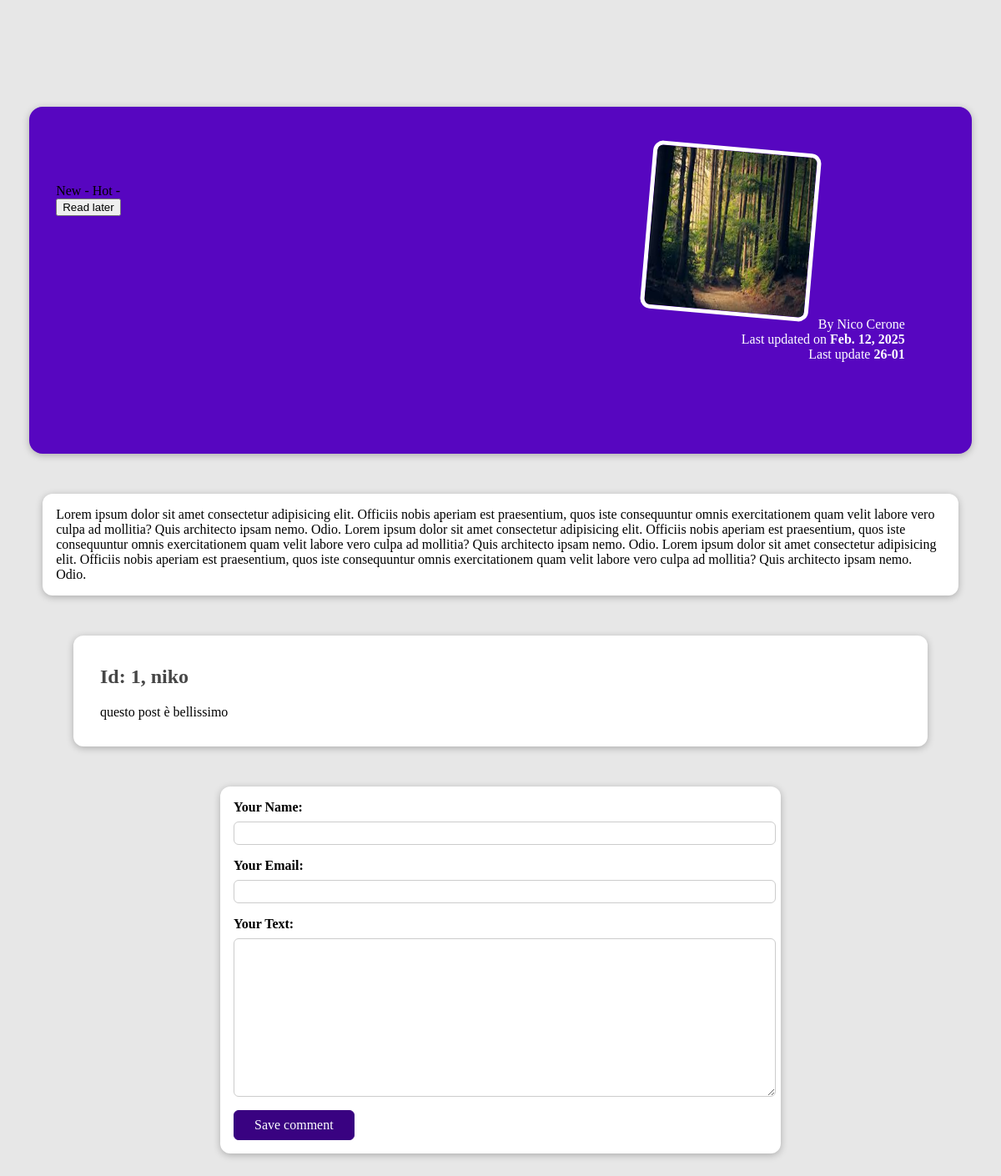
The app's page /posts/woods-woo, older data.
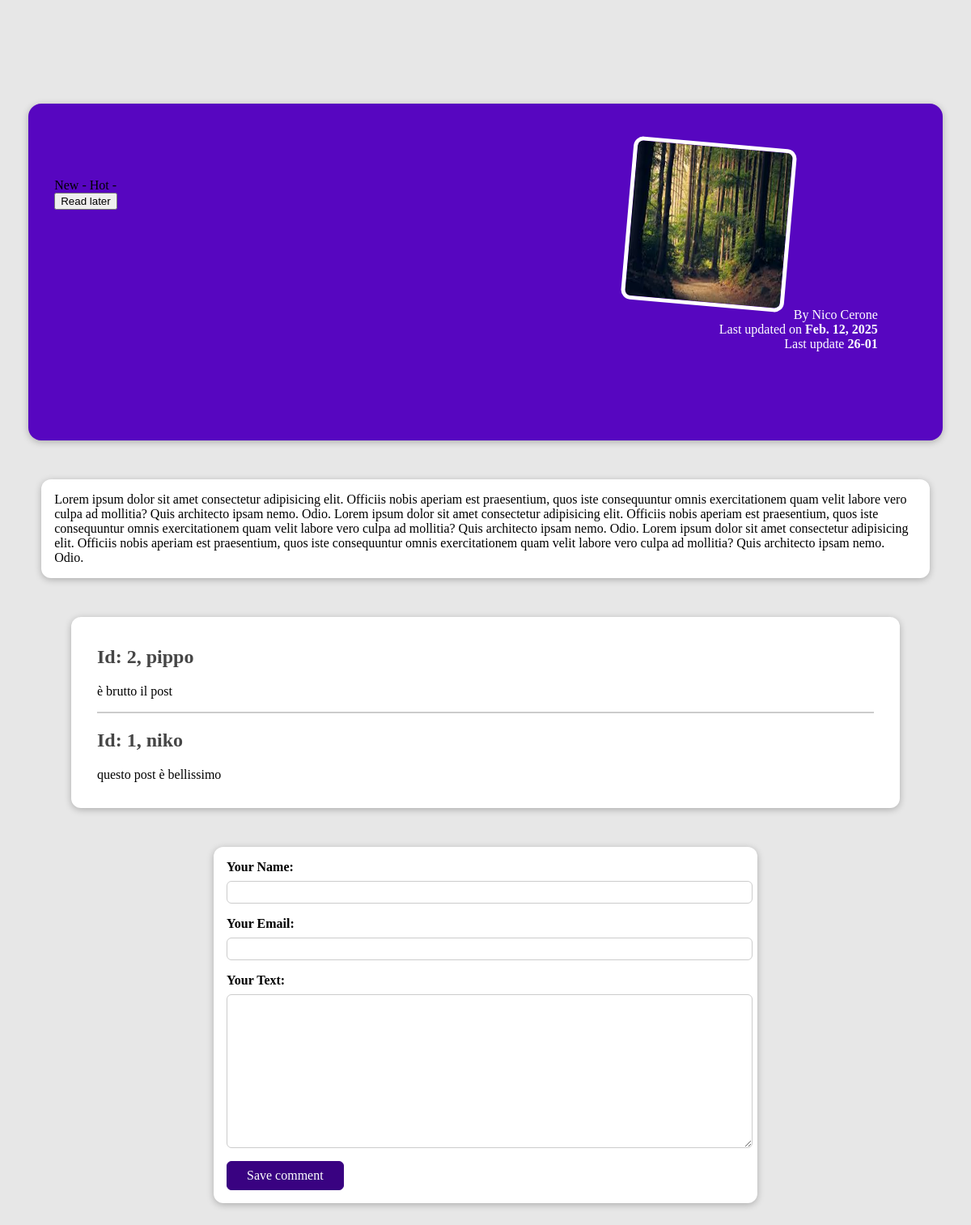
The same page, newer data.
### blog/models.py (models this page shows, shortened)
class Tag(models.Model):
    caption = models.CharField(max_length=20)

class Post(models.Model):
    title = models.CharField(max_length=150)
    excerpt = models.CharField(max_length=200)
    image = models.ImageField(upload_to="posts", null=True)
    date = models.DateField(auto_now=True)
    slug = models.SlugField(unique=True, db_index=True)
    content = models.TextField(validators=[MinLengthValidator(10)])
    author = models.ForeignKey(Author, on_delete=models.SET_NULL, null=True, related_name="posts")
    tags = models.ManyToManyField(Tag)

class Author(models.Model):
    first_name = models.CharField(max_length=100)
    last_name = models.CharField(max_length=100)
    email_address = models.EmailField()
    def __str__(self):
        return f"{self.first_name} {self.last_name}"

class Comment(models.Model):
    user_name = models.CharField(max_length=120)
    user_email = models.EmailField()
    text = models.TextField(max_length=300)
    post = models.ForeignKey(Post, on_delete=models.CASCADE, related_name="comments")

### blog/views.py (the view, shortened to what this page needs)
# urls.py: path("posts/<slug:slug>", views.SinglePostView.as_view(), name="post-detail-page"),
class SinglePostView(View):
    def get(self, request, slug):
        post = Post.objects.get(slug=slug)
        context = {
            "post": post,
            "posts_tags": post.tags.all(),
            "comment_form": CommentForm(),
            "comments": post.comments.all().order_by("-id")
        }
        return render(request, "blog/post-detail.html", context)

### blog/forms.py
class CommentForm(forms.ModelForm):
    class Meta:
        model = Comment
        exclude = ["post"]
        labels = {
            "user_name": "Your Name",
            "user_email": "Your Email",
            "text": "Your Text"
        }

### blog/templates/blog/post-detail.html (shortened to what this page needs)
{% extends "blog/base.html" %}
{% load static %}
{% block css_files %}
    <link rel="stylesheet" href="{% static "blog/post-detail.css" %}"/>
{% endblock %}
{% block content %}
    <section id="summary">
        <div>
            {% for tag in posts_tags %}
                <span>{{ tag.caption }} - </span>
            {% endfor %}
        </div>
        <div id="read-later ">
            <form action="{% url "read-later" %}" method="POST">
                <button>Read later</button>
            </form>
        </div>
        <article>
            <img src="{{ post.image.url }}" alt="{{ post.title }}"/>
            <addresse>By <a href="mailto:{{ post.author.email_address }}">{{ post.author }}</a></addresse>
            <div>Last updated on <time>{{ post.date }}</time></div>
            <div>
                Last update <time>26-01</time>
            </div>
        </article>
    </section>
    <main>
        {{ post.content}}
    </main>
    <section id ="comments">
        <ul>
            {% for comment in comments %}
                <li>
                    <h2>Id: {{ comment.id }}, {{ comment.user_name }}</h2>
                    <p>{{ comment.text }}</p>
                </li>
            {% endfor %}
        </ul>
    </section>
    <section id = "comment-form">
        <form action = "{% url "post-detail-page" post.slug %}" method = "POST">
            {% for form_field in comment_form %}
                <div class="form-control {% if form_field.errors %}invalid{% endif %}">
                    {{ form_field.label_tag }}
                    {{ form_field }}
                </div>
            {% endfor %}
            <button>Save comment</button>
        </form>
    </section>
{% endblock %}

### templates/blog/base.html (shortened to what this page needs)
{% load static %}
<!DOCTYPE html>
<html>
    <head>
        {% block css_files %}  <link rel="stylesheet" href="{% static "blog/app.css" %}"/> {% endblock %}
    </head>
    <body>
        {% block content %}
        {% endblock %}
    </body>
</html>

### blog/static/blog/post-detail.css (style rules this page uses)
body { background-color: #e7e7e7; }
#summary { margin: 8rem auto 3rem auto; padding: 2rem; width: 90%; max-width: 90rem; border-radius: 16px; background-color: #5706c0; position: relative; box-shadow: 0 2px 8px rgba(0, 0, 0, 0.25); height: 22rem; }
#summary article { position: absolute; top: 2rem; right: 3rem; padding: 1rem 2rem; border-radius: 12px; text-align: right; color: white; }
#summary article img { width: 12rem; height: 12rem; border-radius: 12px; transform: rotateZ(5deg); border: 5px solid white; margin-bottom: 1rem; }
#summary a { color: white; text-decoration: none; }
#summary time { font-weight: bold; }
main { width: 90%; max-width: 90rem; margin: 3rem auto; background-color: white; padding: 1rem; border-radius: 12px; box-shadow: 0 2px 8px rgba(0, 0, 0, 0.25); }
#comment-form { margin: 3rem auto; width: 90%; max-width: 40rem; border-radius: 12px; background-color: white; box-shadow: 0 2px 8px rgba(0, 0, 0, 0.25); padding: 1rem; }
#comment-form button { font: inherit; background-color: #390281; color: white; border: 1px solid #390281; padding: 0.5rem 1.5rem; border-radius: 6px; cursor: pointer; }
.form-control { margin-bottom: 1rem; }
.form-control label { font-weight: bold; margin-bottom: 0.5rem; display: block; }
.form-control input, .form-control textarea { display: block; width: 100%; font: inherit; padding: 0.25rem; border-radius: 6px; border: 1px solid #ccc; }
#comments { margin: 3rem auto; width: 90%; max-width: 60rem; border-radius: 12px; background-color: white; box-shadow: 0 2px 8px rgba(0, 0, 0, 0.25); padding: 1rem 2rem; }
#comments ul { list-style: none; margin: 0; padding: 0; }
#comments li { margin-bottom: 1rem; border-bottom: 2px solid #ccc; }
#comments li:last-of-type { border-bottom: none; }
#comments h2 { color: #464646; }

Row changes from the older to the newer data that the page shows:
added Comment: id "2", user_name "pippo", text "è brutto il post"
